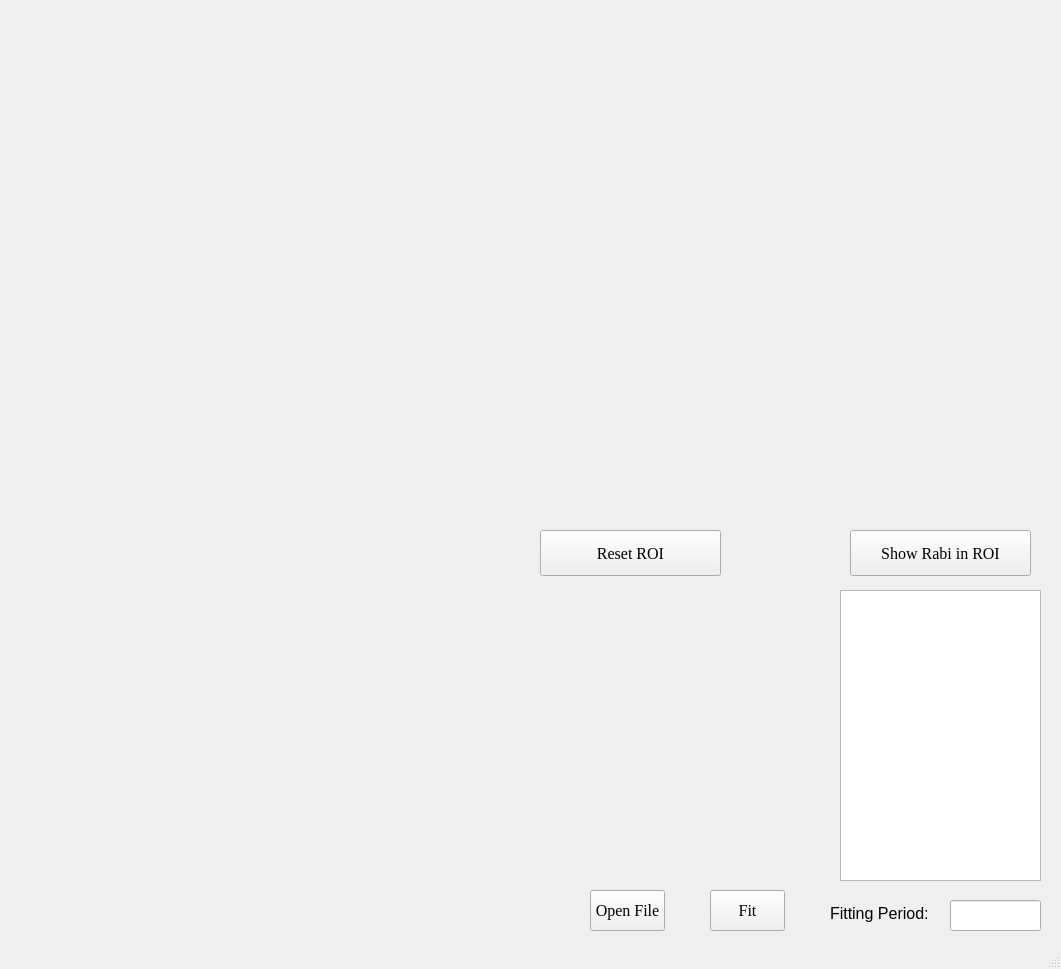
<?xml version="1.0" encoding="UTF-8"?>
<ui version="4.0">
 <class>MainWindow</class>
 <widget class="QMainWindow" name="MainWindow">
  <property name="geometry">
   <rect>
    <x>0</x>
    <y>0</y>
    <width>1061</width>
    <height>969</height>
   </rect>
  </property>
  <property name="windowTitle">
   <string>Matplotlib Canvas</string>
  </property>
  <widget class="QWidget" name="centralwidget">
   <widget class="QWidget" name="mplwidget" native="true">
    <property name="geometry">
     <rect>
      <x>10</x>
      <y>10</y>
      <width>512</width>
      <height>512</height>
     </rect>
    </property>
    <property name="font">
     <font>
      <family>Times New Roman</family>
     </font>
    </property>
    <property name="cursor">
     <cursorShape>CrossCursor</cursorShape>
    </property>
    <property name="mouseTracking">
     <bool>true</bool>
    </property>
   </widget>
   <widget class="QWidget" name="tbwidget" native="true">
    <property name="geometry">
     <rect>
      <x>10</x>
      <y>520</y>
      <width>511</width>
      <height>51</height>
     </rect>
    </property>
    <property name="font">
     <font>
      <family>Times New Roman</family>
     </font>
    </property>
   </widget>
   <widget class="QWidget" name="widget_row" native="true">
    <property name="geometry">
     <rect>
      <x>10</x>
      <y>590</y>
      <width>821</width>
      <height>291</height>
     </rect>
    </property>
    <property name="font">
     <font>
      <family>Times New Roman</family>
     </font>
    </property>
   </widget>
   <widget class="QWidget" name="tbwidget_row" native="true">
    <property name="geometry">
     <rect>
      <x>10</x>
      <y>880</y>
      <width>521</width>
      <height>51</height>
     </rect>
    </property>
    <property name="font">
     <font>
      <family>Times New Roman</family>
     </font>
    </property>
   </widget>
   <widget class="QLabel" name="labelCCD">
    <property name="geometry">
     <rect>
      <x>530</x>
      <y>10</y>
      <width>512</width>
      <height>512</height>
     </rect>
    </property>
    <property name="font">
     <font>
      <family>Times New Roman</family>
     </font>
    </property>
    <property name="text">
     <string/>
    </property>
   </widget>
   <widget class="QPushButton" name="pushButton_reset">
    <property name="geometry">
     <rect>
      <x>540</x>
      <y>530</y>
      <width>181</width>
      <height>46</height>
     </rect>
    </property>
    <property name="font">
     <font>
      <family>Times New Roman</family>
      <pointsize>12</pointsize>
     </font>
    </property>
    <property name="text">
     <string>Reset ROI</string>
    </property>
   </widget>
   <widget class="QPushButton" name="pushButton_show_rabi_in_roi">
    <property name="geometry">
     <rect>
      <x>850</x>
      <y>530</y>
      <width>181</width>
      <height>46</height>
     </rect>
    </property>
    <property name="font">
     <font>
      <family>Times New Roman</family>
      <pointsize>12</pointsize>
     </font>
    </property>
    <property name="text">
     <string>Show Rabi in ROI</string>
    </property>
   </widget>
   <widget class="QPushButton" name="pushButton_fit">
    <property name="geometry">
     <rect>
      <x>710</x>
      <y>890</y>
      <width>75</width>
      <height>41</height>
     </rect>
    </property>
    <property name="font">
     <font>
      <family>Times New Roman</family>
      <pointsize>12</pointsize>
     </font>
    </property>
    <property name="text">
     <string>Fit</string>
    </property>
   </widget>
   <widget class="QPushButton" name="pushButton_open">
    <property name="geometry">
     <rect>
      <x>590</x>
      <y>890</y>
      <width>75</width>
      <height>41</height>
     </rect>
    </property>
    <property name="font">
     <font>
      <family>Times New Roman</family>
      <pointsize>12</pointsize>
     </font>
    </property>
    <property name="text">
     <string>Open File</string>
    </property>
   </widget>
   <widget class="QListWidget" name="listWidget_fitting_results">
    <property name="geometry">
     <rect>
      <x>840</x>
      <y>590</y>
      <width>201</width>
      <height>291</height>
     </rect>
    </property>
    <property name="font">
     <font>
      <family>Times New Roman</family>
      <pointsize>12</pointsize>
     </font>
    </property>
   </widget>
   <widget class="QLineEdit" name="lineEdit_input_period">
    <property name="geometry">
     <rect>
      <x>950</x>
      <y>900</y>
      <width>91</width>
      <height>31</height>
     </rect>
    </property>
   </widget>
   <widget class="QLabel" name="label">
    <property name="geometry">
     <rect>
      <x>830</x>
      <y>900</y>
      <width>111</width>
      <height>26</height>
     </rect>
    </property>
    <property name="font">
     <font>
      <pointsize>12</pointsize>
     </font>
    </property>
    <property name="text">
     <string>Fitting Period:</string>
    </property>
   </widget>
  </widget>
  <widget class="QMenuBar" name="menubar">
   <property name="geometry">
    <rect>
     <x>0</x>
     <y>0</y>
     <width>1061</width>
     <height>21</height>
    </rect>
   </property>
  </widget>
  <widget class="QStatusBar" name="statusbar"/>
 </widget>
 <resources/>
 <connections/>
</ui>
